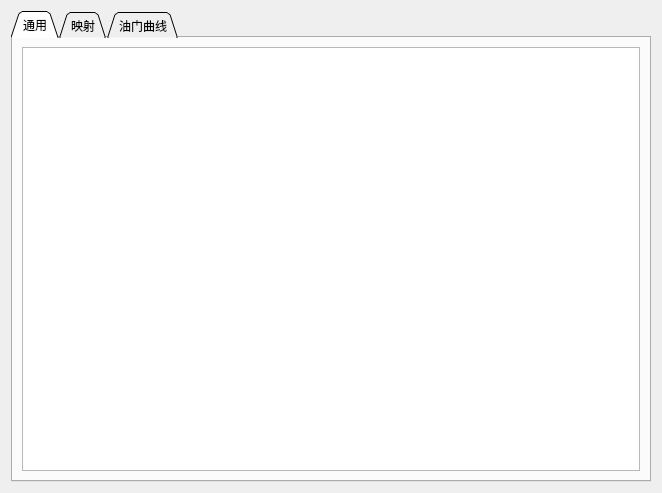
<?xml version="1.0" encoding="UTF-8"?>
<ui version="4.0">
 <class>PageAppAdc</class>
 <widget class="QWidget" name="PageAppAdc">
  <property name="geometry">
   <rect>
    <x>0</x>
    <y>0</y>
    <width>662</width>
    <height>493</height>
   </rect>
  </property>
  <property name="font">
   <font>
    <family>Roboto</family>
   </font>
  </property>
  <property name="windowTitle">
   <string>Form</string>
  </property>
  <layout class="QVBoxLayout" name="verticalLayout">
   <item>
    <widget class="QTabWidget" name="tabWidget">
     <property name="tabShape">
      <enum>QTabWidget::Triangular</enum>
     </property>
     <property name="currentIndex">
      <number>0</number>
     </property>
     <widget class="QWidget" name="tab">
      <attribute name="title">
       <string>通用</string>
      </attribute>
      <layout class="QVBoxLayout" name="verticalLayout_2">
       <item>
        <widget class="ParamTable" name="generalTab"/>
       </item>
      </layout>
     </widget>
     <widget class="QWidget" name="tab_2">
      <attribute name="title">
       <string>映射</string>
      </attribute>
      <layout class="QVBoxLayout" name="verticalLayout_3">
       <item>
        <widget class="ParamTable" name="mappingTab"/>
       </item>
       <item>
        <widget class="AdcMap" name="adcMap" native="true"/>
       </item>
      </layout>
     </widget>
     <widget class="QWidget" name="tab_3">
      <attribute name="title">
       <string>油门曲线</string>
      </attribute>
      <layout class="QVBoxLayout" name="verticalLayout_4">
       <item>
        <widget class="ParamTable" name="throttleCurveTab">
         <property name="sizePolicy">
          <sizepolicy hsizetype="Expanding" vsizetype="Fixed">
           <horstretch>0</horstretch>
           <verstretch>0</verstretch>
          </sizepolicy>
         </property>
         <property name="maximumSize">
          <size>
           <width>16777215</width>
           <height>100</height>
          </size>
         </property>
        </widget>
       </item>
       <item>
        <widget class="QCustomPlot" name="throttlePlot" native="true">
         <property name="sizePolicy">
          <sizepolicy hsizetype="Preferred" vsizetype="MinimumExpanding">
           <horstretch>0</horstretch>
           <verstretch>0</verstretch>
          </sizepolicy>
         </property>
        </widget>
       </item>
      </layout>
     </widget>
    </widget>
   </item>
  </layout>
 </widget>
 <customwidgets>
  <customwidget>
   <class>ParamTable</class>
   <extends>QTableWidget</extends>
   <header>widgets/paramtable.h</header>
  </customwidget>
  <customwidget>
   <class>QCustomPlot</class>
   <extends>QWidget</extends>
   <header>widgets/qcustomplot.h</header>
   <container>1</container>
  </customwidget>
  <customwidget>
   <class>AdcMap</class>
   <extends>QWidget</extends>
   <header>widgets/adcmap.h</header>
   <container>1</container>
  </customwidget>
 </customwidgets>
 <resources/>
 <connections/>
</ui>
